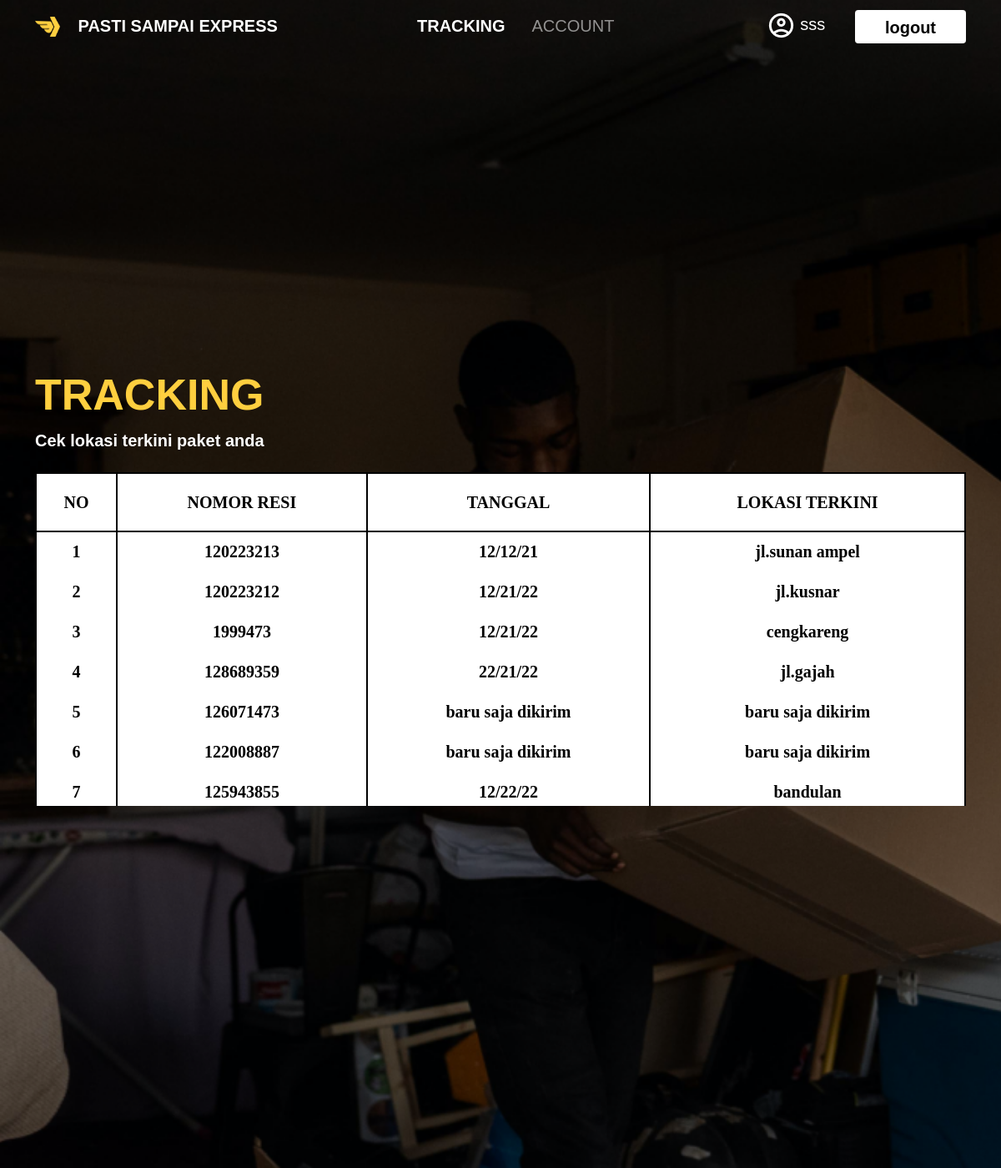
/dashboard (signed in), run on an earlier commit of the app's database.
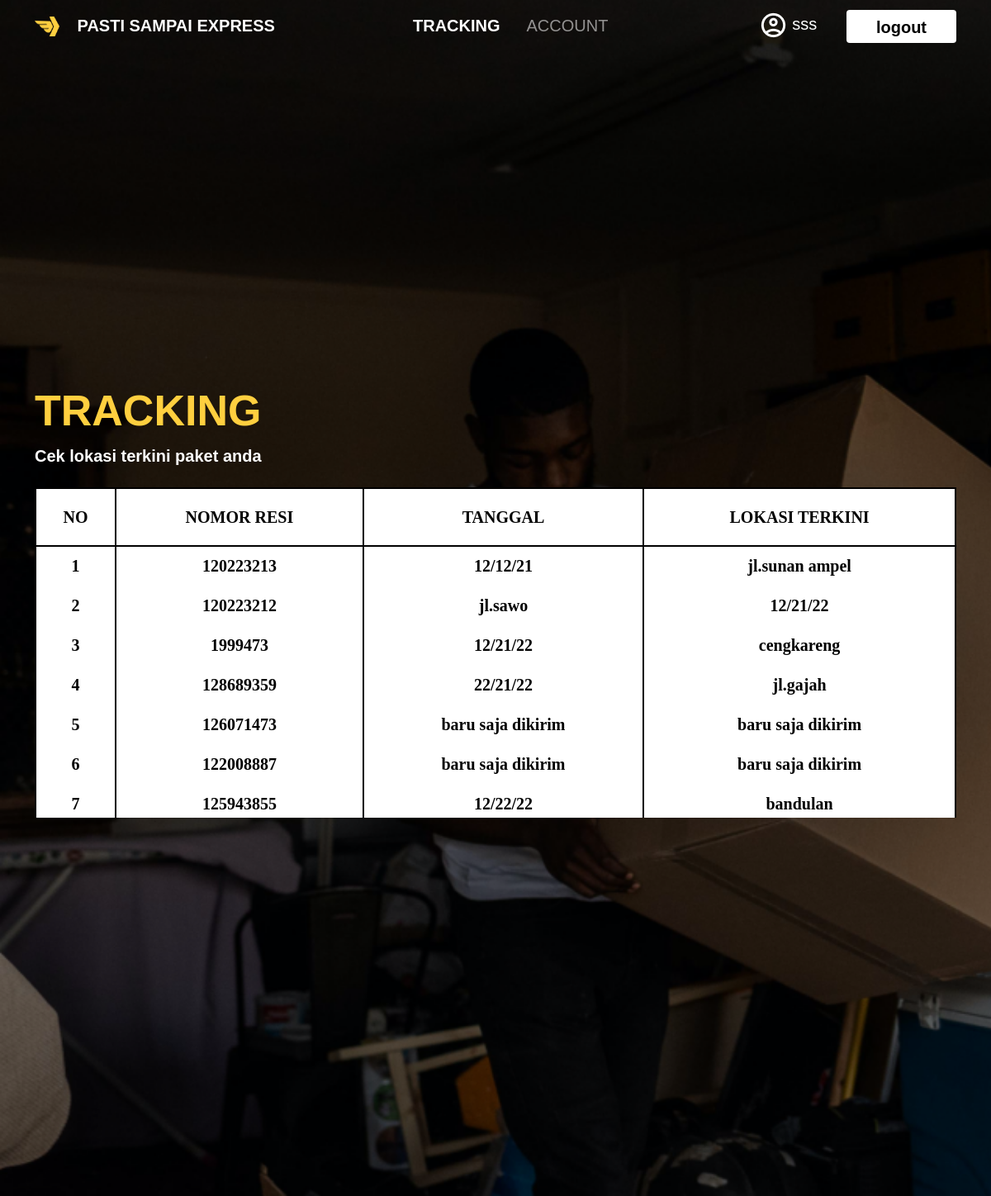
And on a later commit of the database.
### pastisampai/models.py (models this page shows, shortened)
class User(db.Model, UserMixin):
    id = db.Column(db.Integer(), primary_key=True)
    roles = db.Column(db.String(length=30),nullable=False)
    username = db.Column(db.String(length=30), nullable=False, unique=True)
    fullname = db.Column(db.String(length=30),nullable=False)
    email_address = db.Column(db.String(length=50), nullable=False)
    password_hash = db.Column(db.String(length=60), nullable=False)
    resi = db.relationship('Resi',secondary=user_resi,backref='users')
    @property
    def password(self):
        return self.password

class Resi(db.Model):
    id = db.Column(db.Integer(),primary_key=True)
    no_resi = db.Column(db.Integer(),nullable=False)
    sender_n = db.Column(db.String(length=60),nullable=False)
    receiver_n = db.Column(db.String(length=60),nullable=False)
    origin_n = db.Column(db.String(length=60),nullable=False)
    destination_n = db.Column(db.String(length=60),nullable=False)
    type_of_packet = db.Column(db.String(length=60),nullable=False)
    type_of_service = db.Column(db.String(length=60),nullable=False)
    sender_pn = db.Column(db.Integer(),nullable=False)
    receiver_pn = db.Column(db.Integer(),nullable=False)
    weight_packet = db.Column(db.String(length=30),nullable=False)
    arrived_at = db.Column(db.String(length=30),nullable=False)
    time_on_update = db.Column(db.String(length=60),nullable=False)
    time_on_deliver = db.Column(db.String(length=60),nullable=False)
    ongkir = db.Column(db.String(length=30),nullable=False)

### pastisampai/routes.py (the view)
@app.route('/dashboard',methods=["GET","POST"])
@login_required
def dashboard_page():
    if not current_user.roles == 'admin':
        session['url'] = url_for('dashboard_page')
        user = current_user.resi
        return render_template("dashboard.html",resis=user)
    flash('admin cant access those pages!',category='error')
    return redirect(session['url'])

### pastisampai/models.py (called while the page is built)
@login_manager.user_loader
def load_user(user_id):
    return User.query.get(int(user_id))

### pastisampai/templates/dashboard.html (shortened to what this page needs)
{% extends 'index.html' %}
{% block content %}
        <section id="dashboard">
            <div class="container h-100">
                <div class="row h-100">
                    <div class="col-md-12 dashboard-tagline my-auto">
                        <h1>TRACKING</h1>
                        <p>Cek lokasi terkini paket anda</p>
                        <div class="table-wrapper-scroll-y my-custom-scrollbar">
                            <table class="table table-bordered">
                              <thead>
                                <tr>
                                    <th scope="col">NO</th>
                                    <th scope="col">NOMOR RESI</th>
                                    <th scope="col">TANGGAL</th>
                                    <th scope="col">LOKASI TERKINI</th>
                                </tr>
                              </thead>
                                <tbody>
                                {% if resis %}
                                {% for resi in resis %}
                                <tr>
                                    <th scope="row">{{loop.index}}</th>
                                    <td>{{resi.no_resi}}</td>
                                    <td>{{resi.time_on_update}}</td>
                                    <td>{{resi.arrived_at}}</td>
                                </tr>
                                {% endfor %}
                                {% endif %}
                                </tbody>
                            </table>
                        </div>
                    </div>
                </div>
            </div>
        </section>
{% endblock %}

### pastisampai/templates/index.html (shortened to what this page needs)
<!doctype html>
<html lang="en">
    <head>
        <link rel="stylesheet" href="{{url_for('static',filename='css/bootstrap.min.css')}}">
        <link rel="stylesheet" href="{{url_for('static',filename='css/toastr.min.css')}}">
        <link href="{{url_for('static',filename='css/fontgoogle.css')}}" rel="stylesheet">
        <link rel="stylesheet" href="{{ url_for('static',filename='css/style.css') }}">
        <link rel="stylesheet" href="{{ url_for('static',filename='css/responsive.css') }}">
    </head>
    <body>
        <nav class="navbar navbar-expand-lg navbar-dark bg-transparent position-fixed w-100">
            <div class="container">
                <a class="navbar-brand" href="{{ url_for('home_page') }}">
                    <img src="{{ url_for('static',filename='Assets/img/Logo Small.png') }}" alt="" width="30" height="24" class="d-inline-block align-text-top me-3">
                    PASTI SAMPAI EXPRESS</a>
                <div class="collapse navbar-collapse" id="navbarNav">
                    <ul class="navbar-nav mx-auto">
                            {% if current_user.is_authenticated %}
                                {% if current_user.roles == 'admin' %}
                            <li class="nav-item mx-2">
                                <a href="{{ url_for('dashboard_admin_page') }}" class="nav-link {{ 'active' if request.path == url_for('dashboard_admin_page') }}">ADD</a>
                            </li>
                            <li class="nav-item mx-2">
                                <a href="{{ url_for('update_page') }}"  class="nav-link {{ 'active' if request.path == url_for('update_page') }}">UPDATE</a>
                            </li>
                            <li class="nav-item mx-2">
                                <a href="{{ url_for('tracking_page') }}" class="nav-link {{ 'active' if request.path == url_for('tracking_page') }}">TRACKING</a>
                            </li>
                            <li class="nav-item mx-2">
                                <a href="{{ url_for('account_info') }}" class="nav-link {{ 'active' if request.path == url_for('account_info') }}">ACCOUNT</a>
                            </li>
                                {% else %}
                            <li class="nav-item mx-2">
                                <a href="{{ url_for('dashboard_page') }}" class="nav-link {{ 'active' if request.path == url_for('dashboard_page') }}">TRACKING</a>
                            </li>
                            <li class="nav-item mx-2">
                                <a href="{{ url_for('account_info') }}" class="nav-link {{ 'active' if request.path == url_for('account_info') }}">ACCOUNT</a>
                            </li>
                                {% endif %}
                            {% endif %}
                    </ul>
                    <div>
                        {% if current_user.is_authenticated %}
                        <button class="button-primary">
                            <a href="{{ url_for('account_info') }}">
                                <img src="{{ url_for('static',filename='Assets/img/user.png') }}" alt="">
                                {{current_user.username}}</a>
                        </button>
                        <input class="btn button-secondary" type='button' id='logout' value='logout'>
                        {% endif %}
                    </div>
                </div>
            </div>
        </nav>
        {% block content %}{% endblock %}
    </body>
</html>

### pastisampai/static/css/style.css (style rules this page uses)
:root { --pr-color : #000000; }
.bg-transparent { transition: all ease-in 0.3s; }
body { font-family: 'Poppins', sans-serif; background-color: #000000; }
.navbar-brand { font-weight: 700; font-size: 20; }
.nav-link { font-size: 20px; }
.nav-link.active { font-weight: 700; }
.button-primary { width: 133px; height: 40px; background-color: transparent; color: #fff; border: none; font-size: 20px; font-weight: 400; }
.button-secondary { width: 133px; height: 40px; background-color: #fff; color: var(--pr-color); border: none; font-size: 20px; font-weight: 700; }
.button-primary a { color: #fff; text-decoration: none; }
#dashboard { background-image: url('../Assets/img/Background.png'); background-size: cover; height: 100vh; width: 100%; }
#dashboard h1 { width: 100%; height: 71px; font-weight: 700; font-size: 52px; line-height: 78px; color: #FFCF3F; }
#dashboard p { width: 100%; height: 35px; font-weight: 700; font-size: 20px; line-height: 30px; color: #FFFFFF; margin-bottom: 18px; }
.my-custom-scrollbar { position: relative; height: 400px; overflow: auto; }
.table-wrapper-scroll-y { display: block; }
#dashboard thead, #dashboard tbody { border: #000000; background: #FFFFFF; height: 70px; font-family: 'Poppins'; font-weight: 700; font-size: 20px; vertical-align: middle; text-align: center; color: #000000; }
#dashboard tbody { border-bottom: #FFFFFF; }
.table-bordered > :not(caption) > * { border-width: 2.5px 0; }
.table-bordered > :not(caption) > * > * { border-width: 0 2.5px; }

What changed in the data, as far as the page shows it:
changed Resi: time_on_update "12/21/22" → "jl.sawo"; arrived_at "jl.kusnar" → "12/21/22"
